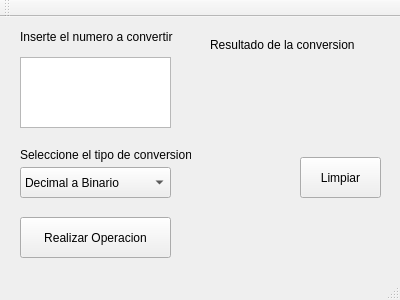
<?xml version="1.0" encoding="UTF-8"?>
<ui version="4.0">
 <class>MainWindow</class>
 <widget class="QMainWindow" name="MainWindow">
  <property name="geometry">
   <rect>
    <x>0</x>
    <y>0</y>
    <width>400</width>
    <height>300</height>
   </rect>
  </property>
  <property name="windowTitle">
   <string>MainWindow</string>
  </property>
  <property name="whatsThis">
   <string>&lt;!DOCTYPE HTML PUBLIC &quot;-//W3C//DTD HTML 4.0//EN&quot; &quot;http://www.w3.org/TR/REC-html40/strict.dtd&quot;&gt;
&lt;html&gt;&lt;head&gt;&lt;meta name=&quot;qrichtext&quot; content=&quot;1&quot; /&gt;&lt;style type=&quot;text/css&quot;&gt;
p, li { white-space: pre-wrap; }
&lt;/style&gt;&lt;/head&gt;&lt;body style=&quot; font-family:'MS Shell Dlg 2'; font-size:8pt; font-weight:400; font-style:normal;&quot;&gt;
&lt;p style=&quot;-qt-paragraph-type:empty; margin-top:0px; margin-bottom:0px; margin-left:0px; margin-right:0px; -qt-block-indent:0; text-indent:0px;&quot;&gt;&lt;br /&gt;&lt;/p&gt;&lt;/body&gt;&lt;/html&gt;</string>
  </property>
  <widget class="QWidget" name="centralWidget">
   <widget class="QTextEdit" name="IngresaNum">
    <property name="geometry">
     <rect>
      <x>20</x>
      <y>40</y>
      <width>151</width>
      <height>71</height>
     </rect>
    </property>
   </widget>
   <widget class="QPushButton" name="Operacion">
    <property name="geometry">
     <rect>
      <x>20</x>
      <y>200</y>
      <width>151</width>
      <height>41</height>
     </rect>
    </property>
    <property name="text">
     <string>Realizar Operacion</string>
    </property>
   </widget>
   <widget class="QPushButton" name="limpiar">
    <property name="geometry">
     <rect>
      <x>300</x>
      <y>140</y>
      <width>81</width>
      <height>41</height>
     </rect>
    </property>
    <property name="text">
     <string>Limpiar</string>
    </property>
   </widget>
   <widget class="QLabel" name="label">
    <property name="geometry">
     <rect>
      <x>20</x>
      <y>10</y>
      <width>171</width>
      <height>20</height>
     </rect>
    </property>
    <property name="text">
     <string>Inserte el numero a convertir</string>
    </property>
   </widget>
   <widget class="QLabel" name="label_2">
    <property name="geometry">
     <rect>
      <x>210</x>
      <y>20</y>
      <width>161</width>
      <height>16</height>
     </rect>
    </property>
    <property name="text">
     <string>Resultado de la conversion</string>
    </property>
   </widget>
   <widget class="QComboBox" name="selecOps">
    <property name="geometry">
     <rect>
      <x>20</x>
      <y>150</y>
      <width>151</width>
      <height>31</height>
     </rect>
    </property>
    <item>
     <property name="text">
      <string>Decimal a Binario</string>
     </property>
    </item>
    <item>
     <property name="text">
      <string>Binario a Decimal</string>
     </property>
    </item>
   </widget>
   <widget class="QLabel" name="label_3">
    <property name="geometry">
     <rect>
      <x>20</x>
      <y>130</y>
      <width>171</width>
      <height>16</height>
     </rect>
    </property>
    <property name="text">
     <string>Seleccione el tipo de conversion</string>
    </property>
   </widget>
   <widget class="QLabel" name="pantalla">
    <property name="geometry">
     <rect>
      <x>210</x>
      <y>50</y>
      <width>141</width>
      <height>51</height>
     </rect>
    </property>
    <property name="text">
     <string>&lt;html&gt;&lt;head/&gt;&lt;body&gt;&lt;p&gt;&lt;span style=&quot; font-size:18pt;&quot;/&gt;&lt;/p&gt;&lt;/body&gt;&lt;/html&gt;</string>
    </property>
   </widget>
  </widget>
  <widget class="QMenuBar" name="menuBar">
   <property name="geometry">
    <rect>
     <x>0</x>
     <y>0</y>
     <width>400</width>
     <height>21</height>
    </rect>
   </property>
  </widget>
  <widget class="QToolBar" name="mainToolBar">
   <attribute name="toolBarArea">
    <enum>TopToolBarArea</enum>
   </attribute>
   <attribute name="toolBarBreak">
    <bool>false</bool>
   </attribute>
  </widget>
  <widget class="QStatusBar" name="statusBar"/>
 </widget>
 <layoutdefault spacing="6" margin="11"/>
 <resources/>
 <connections/>
</ui>
